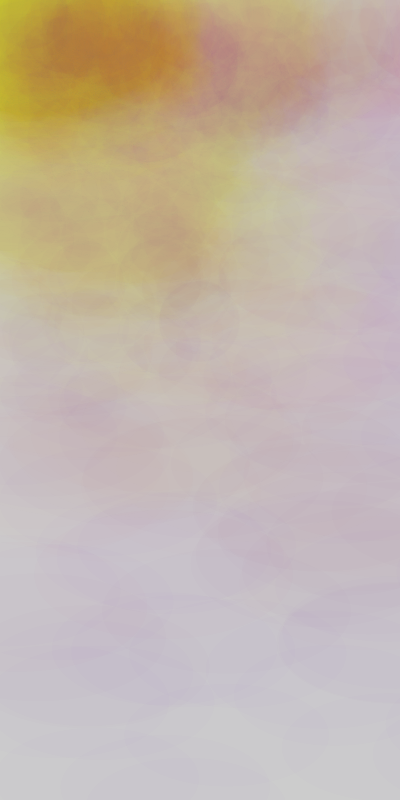
Frame 1 (no input)
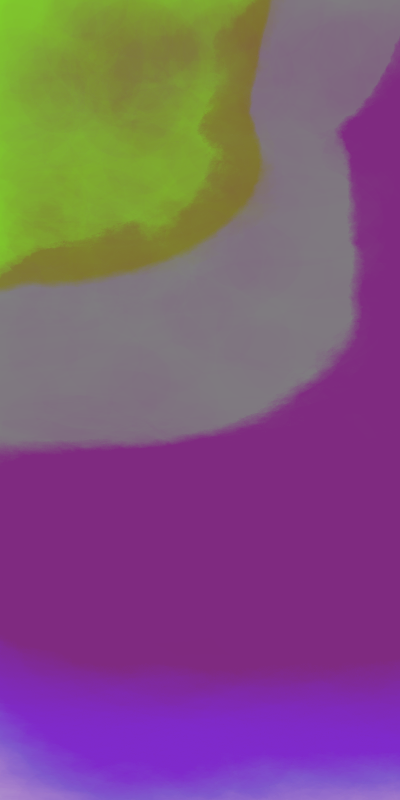
Frame 60 (the mouse pressed at the canvas centre just before this capture)
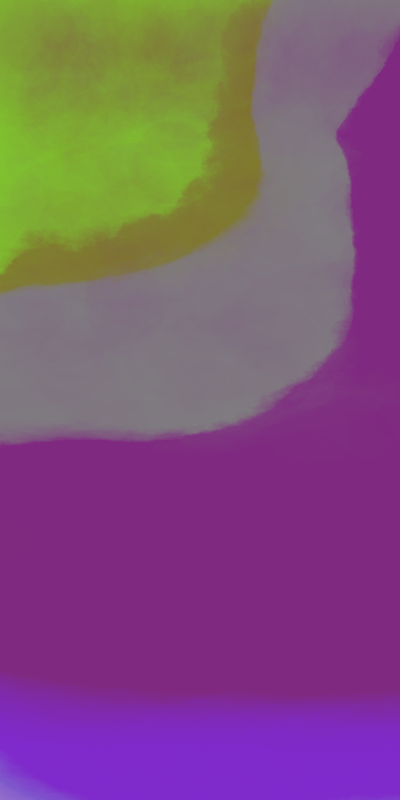
Frame 120 (the mouse held since frame 60 and released just before this capture)

The Processing sketch that drew these frames (run headless with seeded random() and noise(); from frame 60 on, the mouse is pressed at the canvas centre):

// Processing sketch: processing_163671
// ── processing_163671.pde

void setup (){
  size (400, 800);
  smooth ();
}

void draw() {
  frameRate (30);
  for (float i=0; i<400; i++) {
    drawX (400-i*0.5, (300-i)*3, i/3, i*0.8, i+30, 30);
  }
}

void drawX (float r, float g, float b, float x, float y, float v) {
  noStroke ();
  fill (r/2, g/2, b*1.2, 3);
  float X=random (x);
  float Y=random (y);
  ellipse (X, Y, r/3, r/3);
  ellipse (X*2, Y*2, r, r/2);
  ellipse (X*3, Y*0.3, r/2, r/2);
}
